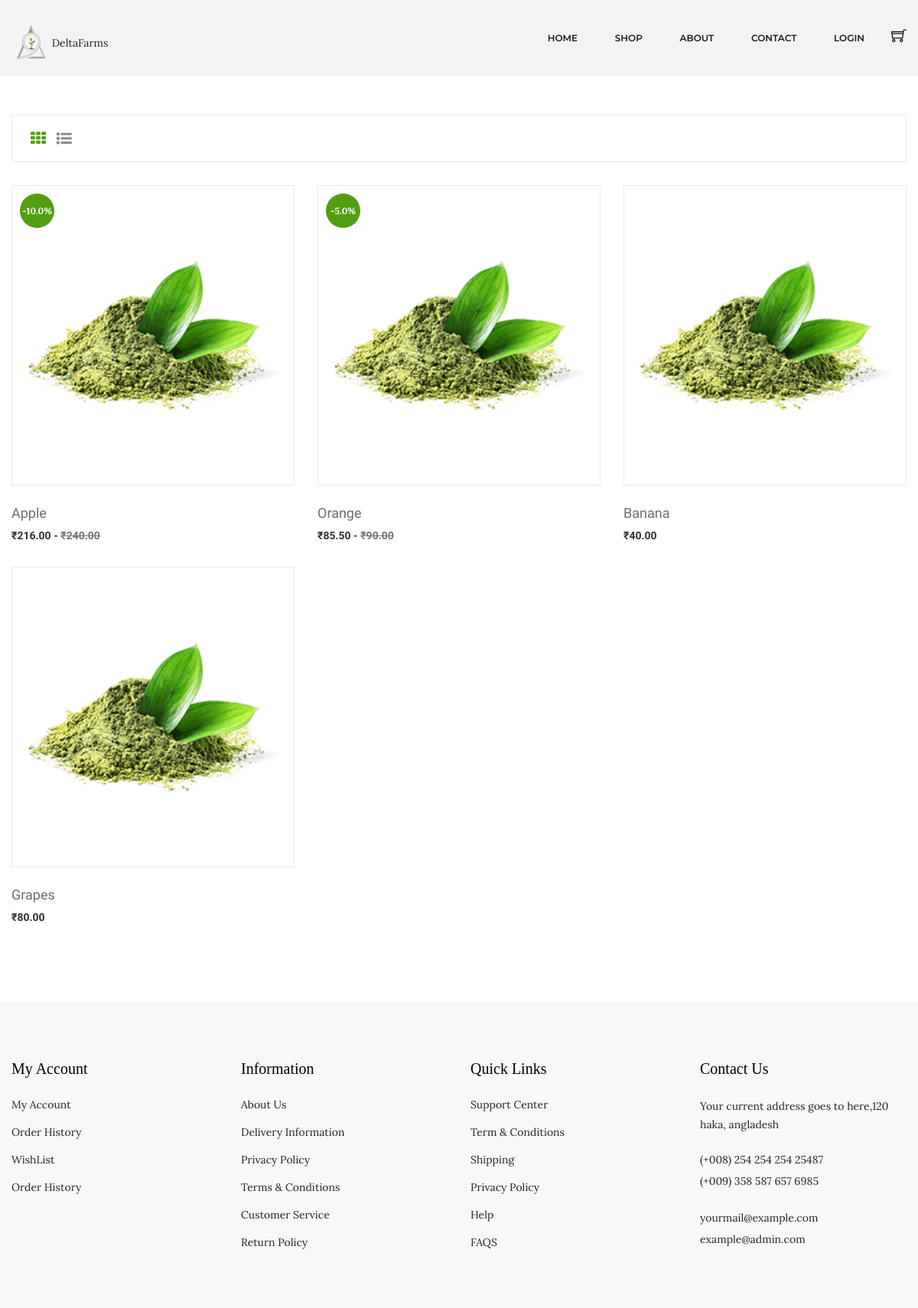
/shop/Fruits/, run on the app's committed database.
### shop/models.py (models this page shows, shortened)
class Product(models.Model):
    title = models.CharField(max_length=200, null=False, blank=False)
    catogery = models.ForeignKey(Catogery, on_delete=models.SET_NULL, null=True)
    description = models.TextField(null=True, blank=True)
    price = models.FloatField()
    discount = models.FloatField(null=True, blank=True)
    active = models.BooleanField(default=False, null=True, blank=True)
    image = models.ImageField(null=True, blank=True)
    @property
    def imageURL(self):
        try:
            url = self.image.url
        except:
            url = '/static/assets/img/product/product-1.jpg'
        return url
    @property
    def discount_price(self):
        new_price = self.price - (self.price * (self.discount/100))
        return new_price

### shop/views.py (the view)
# urls.py: path('shop/<str:pk>/', shop_page, name='shop'),
def shop_page(request, pk):
    data = cartData(request)
    order = data['order']
    items = data['items']
    cat = Catogery.objects.get(name = pk)
    catogeries = Catogery.objects.all()
    products = Product.objects.filter(catogery = cat)
    context = {"products" : products, "catogeries" : catogeries, "items": items, "order": order}
    return render(request, "shop.html", context)

### shop/utils.py (called while the page is built, shortened)
def cookieCart(request):
	try:
		cart = json.loads(request.COOKIES['cart'])
	except:
		cart = {}
	items = []
	order = {'get_cart_total': 0, 'get_cart_items': 0} #'shipping': False
	cartItems = order['get_cart_items']
	return {'cartItems': cartItems, 'order': order, 'items': items}

def cartData(request):
	if request.user.is_authenticated:
		customer = request.user.customer
		order, created = Order.objects.get_or_create(customer=customer, complete=False)
		items = order.orderitem_set.all()
		cartItems = order.get_cart_items
	else:
		cookieData = cookieCart(request)
		cartItems = cookieData['cartItems']
		order = cookieData['order']
		items = cookieData['items']
	return {'cartItems': cartItems, 'order': order, 'items': items}

### templates/shop.html (shortened to what this page needs)
{% extends 'base.html' %}
{% load static %}
{% block content %}
        <div class="shop-page-area ptb-50">
            <div class="container">
                <div class="row flex-row-reverse">
                    <div class="col-lg">
                        <div class="shop-topbar-wrapper">
                            <div class="shop-topbar-left">
                                <ul class="view-mode">
                                    <li class="active"><a href="#product-grid" data-view="product-grid"><i class="fa fa-th"></i></a></li>
                                    <li><a href="#product-list" data-view="product-list"><i class="fa fa-list-ul"></i></a></li>
                                </ul>
                            </div>
                        </div>
                        <div class="grid-list-product-wrapper">
                            <div class="product-grid product-view pb-20">
                                <div class="row">
                                {% for product in products %}
                                    <div class="product-width col-xl-4 col-lg-4 col-md-4 col-sm-6 col-12 mb-30">
                                        <div class="product-wrapper">
                                            <div class="product-img">
                                                <a href="{% url 'product-details' product.title %}">
                                                    <img alt="" src="{{product.imageURL}}">
                                                </a>
                                                {% if product.discount %}
                                                <span>-{{product.discount}}%</span>
                                                {% endif %}
                                                <div class="product-action">
                                                </div>
                                            </div>
                                            <div class="product-content text-left">
                                                <div class="product-hover-style">
                                                    <div class="product-title">
                                                        <h4>
                                                            <a href="{% url 'product-details' product.title %}">{{product.title}}</a>
                                                        </h4>
                                                    </div>
                                                </div>
                                                <div class="product-price-wrapper">
                                                {% if product.discount %}
                                                    <span>&#x20B9;{{product.discount_price|floatformat:2}} -</span>
                                                    <span class="product-price-old">&#x20B9;{{product.price|floatformat:2}} </span>
                                                {% else %}
                                                    <span>&#x20B9;{{product.price|floatformat:2}} </span>
                                                {% endif %}
                                                </div>
                                            </div>
                                        </div>
                                    </div>
                                {% endfor %}
                                </div>
                            </div>
                        </div>
                    </div>
                </div>
            </div>
        </div>
{% endblock content %}

### data on the page
Product: discount "10.0", title "Apple", discount_price "216.00", price "240.00"
Product: discount "5.0", title "Orange", discount_price "85.50", price "90.00"
Product: title "Banana", price "40.00"
Product: title "Grapes", price "80.00"
